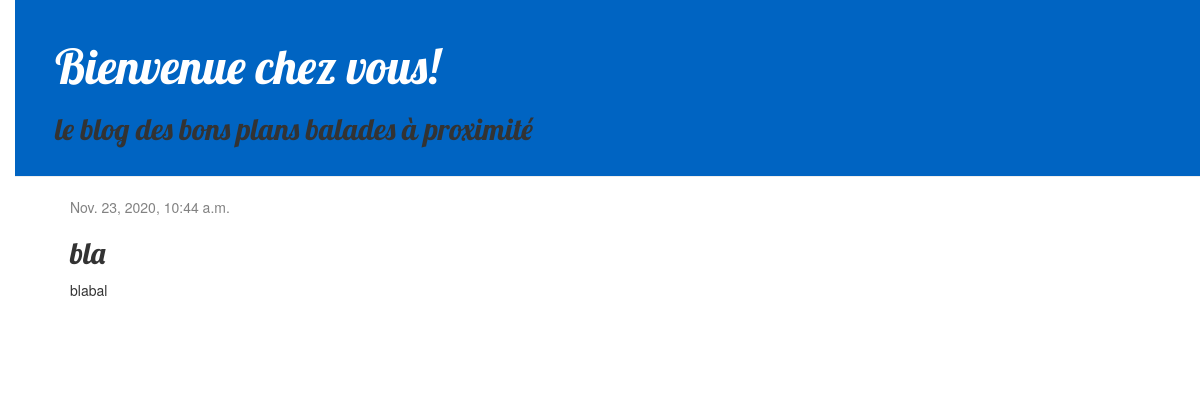
Screenshot of /post/9/ with the database file from the repository.
### blog/models.py (models this page shows, shortened)
class Post(models.Model):
    author = models.ForeignKey(settings.AUTH_USER_MODEL, on_delete=models.CASCADE)
    title = models.CharField(max_length=200)
    text = models.TextField()
    created_date = models.DateTimeField(default=timezone.now)
    published_date = models.DateTimeField(blank=True, null=True)
    picture = models.ImageField(upload_to="images/", null=True, blank=True)

### blog/views.py (the view)
# urls.py: path('post/<int:pk>/', views.post_detail, name='post_detail'),
def post_detail(request, pk):
    post = get_object_or_404(Post, pk=pk)
    return render(request, 'blog/post_detail.html', {'post': post})

### blog/templates/blog/post_detail.html (shortened to what this page needs)
{% extends 'blog/base.html' %}
{% block content %}
    <div class="post">
        {% if post.published_date %}
            <div class="date">
                {{ post.published_date }}
            </div>
        {% endif %}
        <h2>{{ post.title }}</h2>
        <p>{{ post.text|linebreaksbr }}</p>
    </div>
{% endblock %}

### blog/static/css/blog.css (style rules this page uses)
body { padding-left: 15px; }
h1, h2, h3, h4 { font-family: 'Lobster', cursive; }
.date { color: #828282; }
.post { margin-bottom: 70px; }

### rows the page displays
Post: published_date "Nov. 23, 2020, 10:44 a.m.", title "bla", text "blabal"
